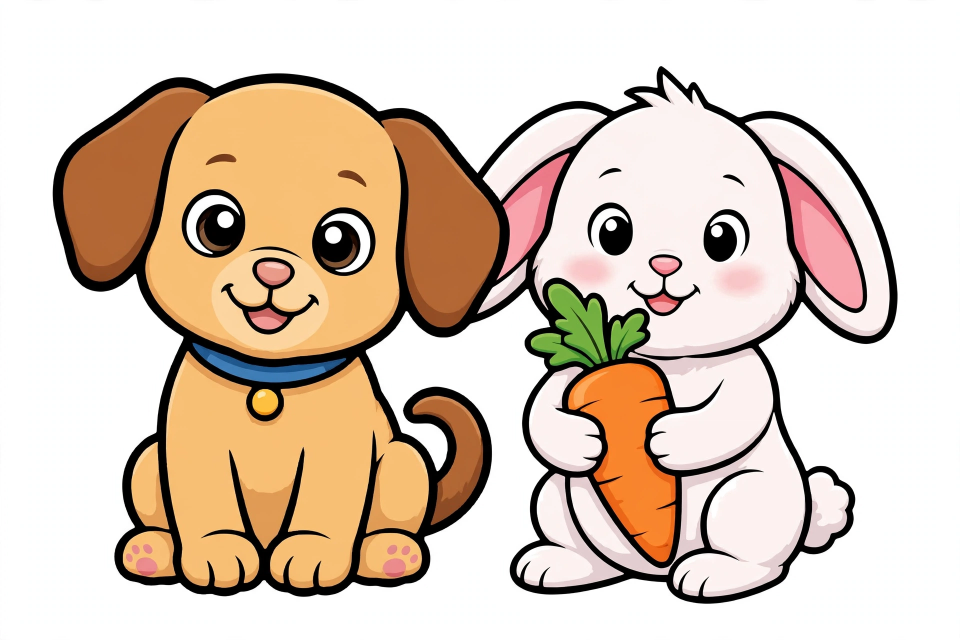
#> input picture gen/media-generation-cart-baby-raw-0-f491e90d-69c1-4bcf-88f2-6c7f790e47f4.png, 1920 x 1280 px (shown at 1/2 size)
$ python -i process-halloween-art.py   (imports and definitions only)
#> lines starting #> are read from the running program, lines starting #| are printed output that depends on the picture; after the words box and inside, x2 and y2 are one past the last pixel; in counts of white or black regions, pixels touching at a corner belong together
#!/usr/bin/env python3
"""Process Halloween generations in gen/ into production assets:
- pages: threshold to pure B/W, contain-fit 1024x1024 white RGB + 384 thumbs
  (mirrors normalize.py, without MaxFilter so detail lines survive)
- cart: white border flood-fill knockout -> 980x680 RGBA canvas, bottom-anchored
  (mirrors process-premium-art.py)
"""
import os, glob, sys
from collections import deque
from PIL import Image, ImageFilter, ImageOps

ROOT = os.path.expanduser("~/workspace/kids-coloring-app")
GEN = os.path.join(ROOT, "gen")
PAGES = os.path.join(ROOT, "assets", "pages", "halloween")

PAGES_LIST = ["pumpkin", "ghost", "witch", "blackcat", "candybucket",
              "hauntedhouse", "bat", "owl", "mummy", "trickortreat"]


# [5 lines left out: function gen_file, not called in this run]


def contain_fit(im, size):
    im = im.convert("RGB")
    im.thumbnail((size, size), Image.LANCZOS)
    canvas = Image.new("RGB", (size, size), "white")
    canvas.paste(im, ((size - im.width) // 2, (size - im.height) // 2))
    return canvas


def process_page(src, dst):
    # resize in grayscale FIRST, then threshold, then paste unscaled onto the
    # white canvas — keeps full-size pages pure B/W like the existing themes
#> called with dst = 'out.png'
    im = Image.open(src).convert("L")
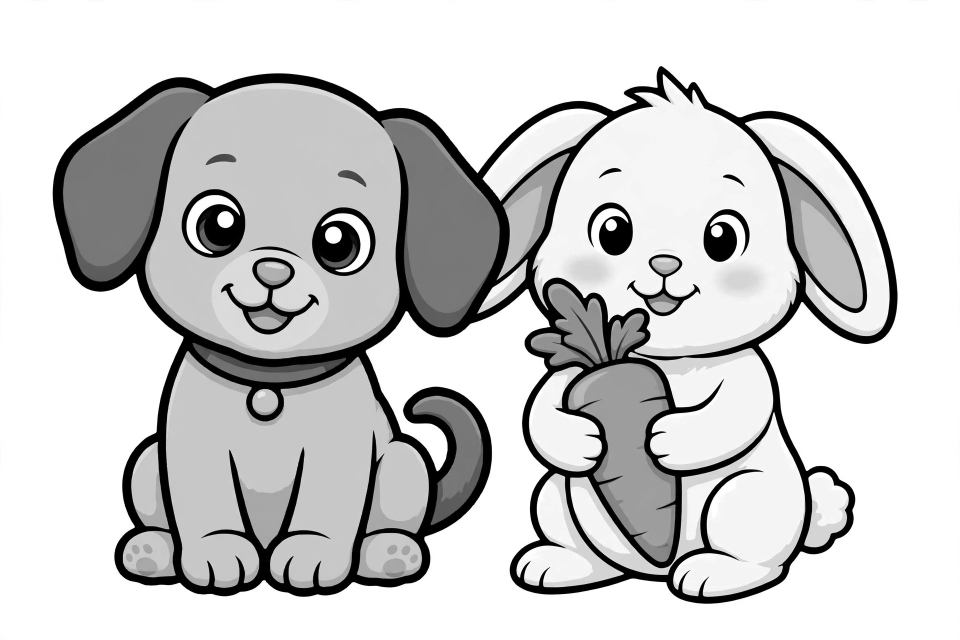
#> im: PIL image 1920x1280 L (shown at 1/2 size); min 0, max 255, mean 203.7
    im.thumbnail((1024, 1024), Image.LANCZOS)
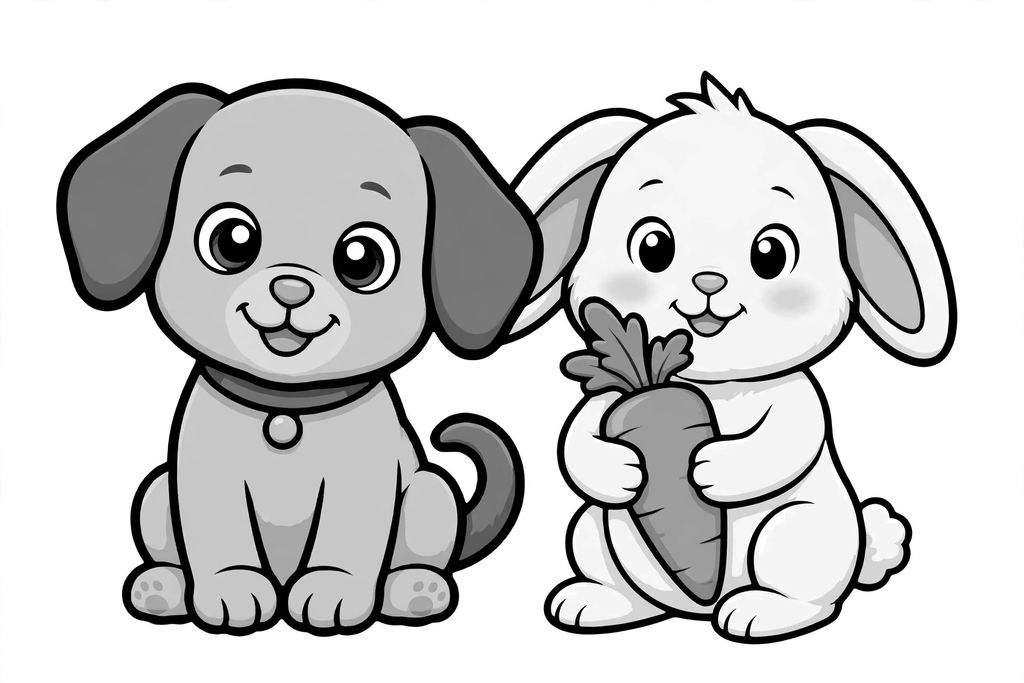
#> im: PIL image 1024x683 L; min 0, max 255, mean 203.8
    im = im.point(lambda v: 0 if v < 180 else 255, mode="1").convert("L")
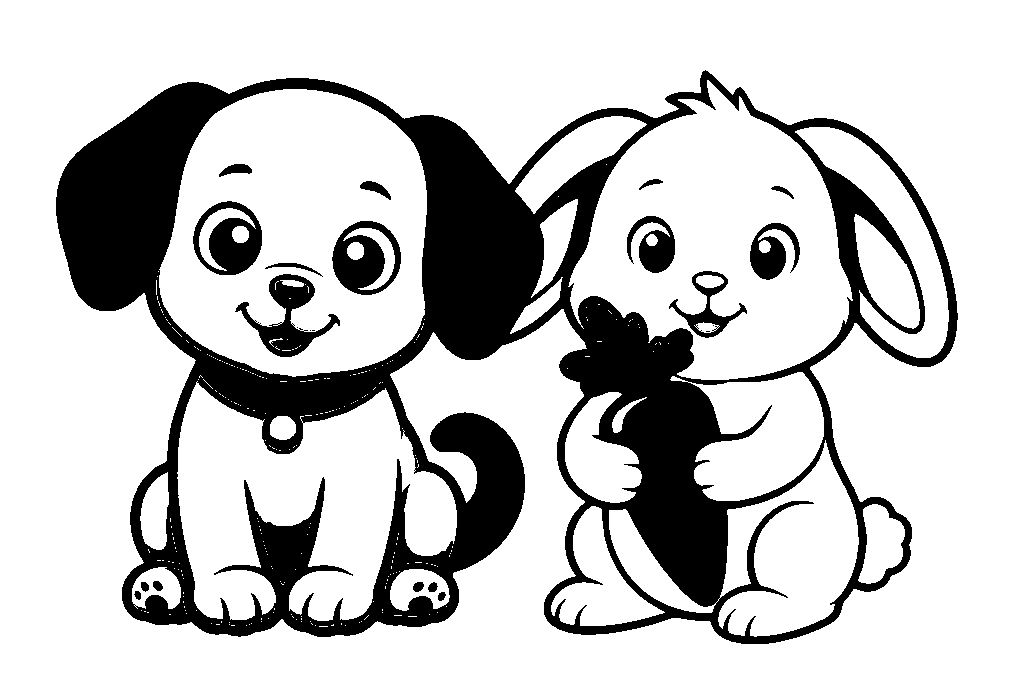
#> im: PIL image 1024x683 L; 77.9% white; 23 black regions (5 under 20 px), largest, box (x1, y1, x2, y2) and area: (56, 70, 958, 644) 140562, (235, 274, 340, 357) 2883, (332, 221, 401, 295) 2853
    canvas = Image.new("L", (1024, 1024), 255)
#> canvas: PIL image 1024x1024 L; every value is 255
    canvas.paste(im, ((1024 - im.width) // 2, (1024 - im.height) // 2))
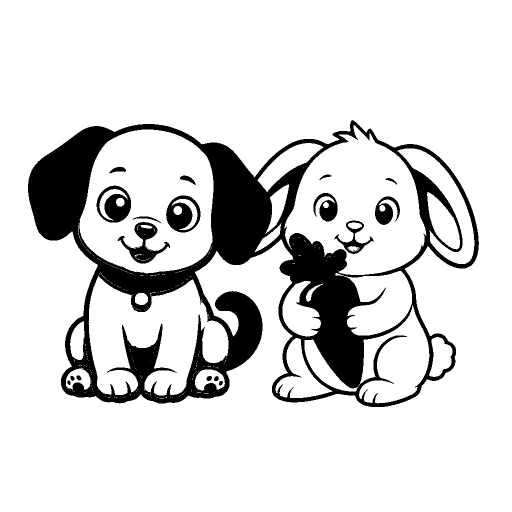
#> canvas: PIL image 1024x1024 L (shown at 1/2 size); 85.2% white; 23 black regions (5 under 20 px), largest, box (x1, y1, x2, y2) and area: (56, 240, 958, 814) 140562, (235, 444, 340, 527) 2883, (332, 391, 401, 465) 2853
    im = canvas.convert("RGB")
    im.save(dst, optimize=True)
    thumb = contain_fit(im, 384)
#> in contain_fit, `im.thumbnail((size, size), Image.LANCZOS)`:
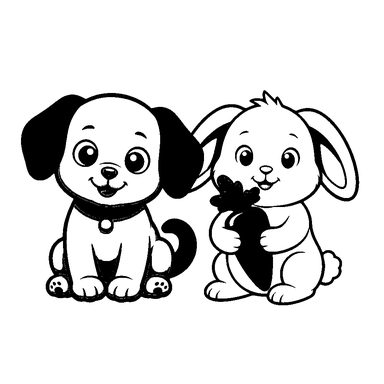
#> im: PIL image 384x384 RGB; min 0, max 255, mean 217.3
#> in contain_fit, `canvas = Image.new("RGB", (size, size), "white")`: canvas: PIL image 384x384 RGB; every value is 255
    base = dst[:-4] + "-thumb.png"
    thumb.save(base, optimize=True)
    print(os.path.relpath(dst, ROOT), os.path.relpath(base, ROOT))


WHITE = 242


# [71 lines left out: functions knockout, content_crop, process_cart, main, not called in this run]


# [2 lines not run here, left out]

>>> result = process_page('../gen/media-generation-cart-baby-raw-0-f491e90d-69c1-4bcf-88f2-6c7f790e47f4.png', 'out.png')

$ run again, on gen/media-generation-hw-detail-candybucket-0-8c61da5d-3102-47b8-a2b1-6ca6467de67b.png
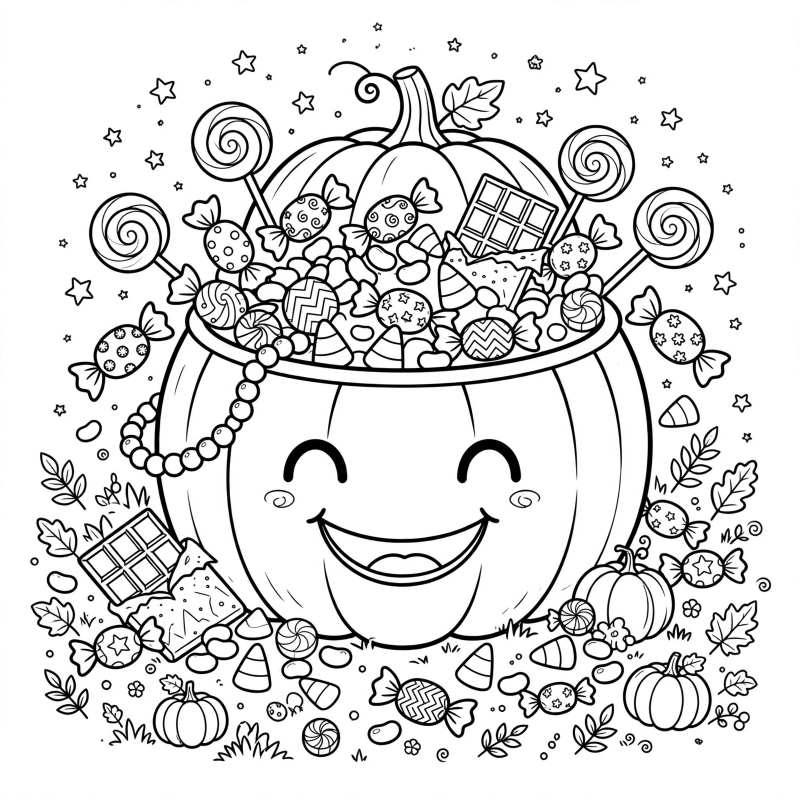
#> input picture gen/media-generation-hw-detail-candybucket-0-8c61da5d-3102-47b8-a2b1-6ca6467de67b.png, 1600 x 1600 px (shown at 1/2 size)
#> in process_page, `im = im.point(lambda v: 0 if v < 180 else 255, mode="1").convert("L")`:
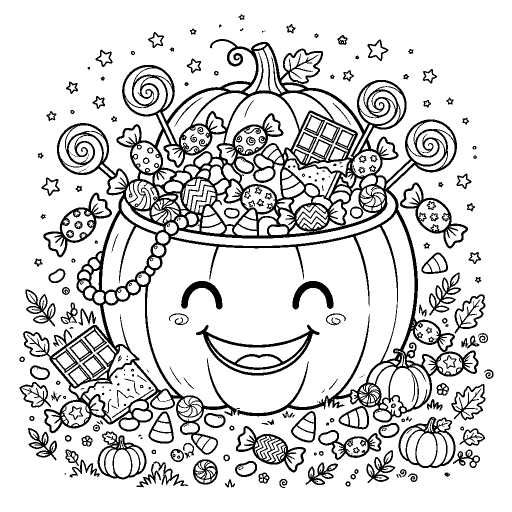
#> im: PIL image 1024x1024 L (shown at 1/2 size); 84.7% white; 246 black regions (57 under 20 px), largest, box (x1, y1, x2, y2) and area: (46, 78, 957, 910) 98500, (392, 649, 639, 751) 4681, (472, 852, 612, 945) 3039
#> in contain_fit, `im.thumbnail((size, size), Image.LANCZOS)`:
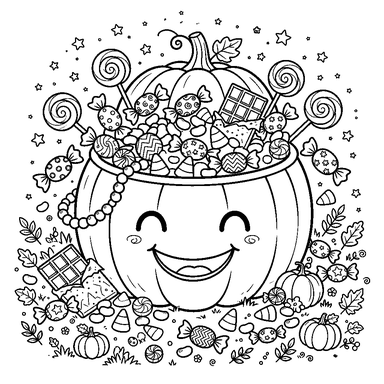
#> im: PIL image 384x384 RGB; min 0, max 255, mean 215.1

$ run again, on gen/media-generation-hw-detail-ghost-0-8864ffcb-50b0-45f5-8f02-cefd91afa17e.png
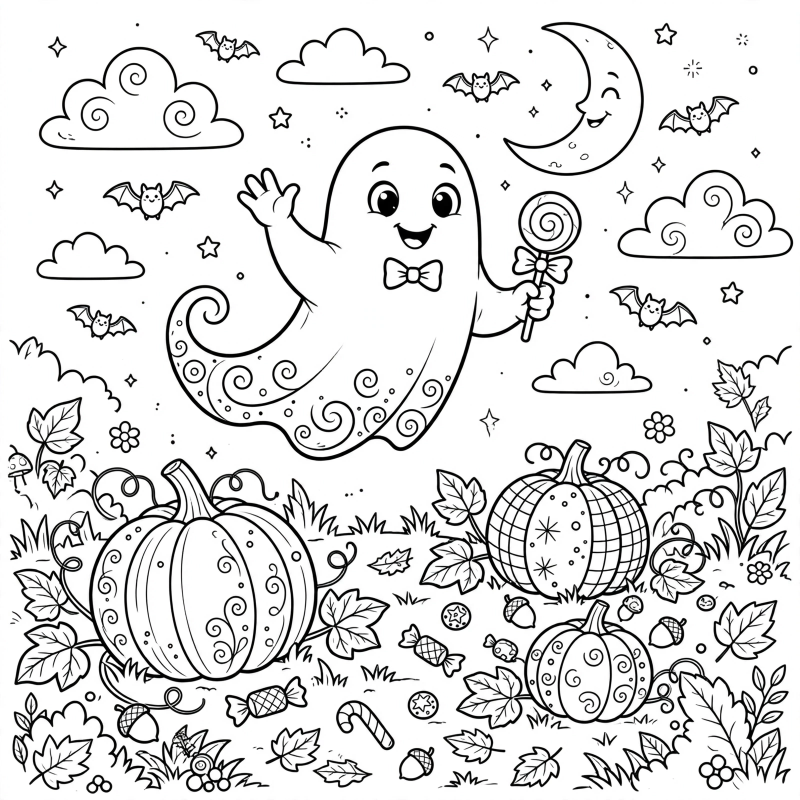
#> input picture gen/media-generation-hw-detail-ghost-0-8864ffcb-50b0-45f5-8f02-cefd91afa17e.png, 1600 x 1600 px (shown at 1/2 size)
#> in process_page, `im = im.point(lambda v: 0 if v < 180 else 255, mode="1").convert("L")`:
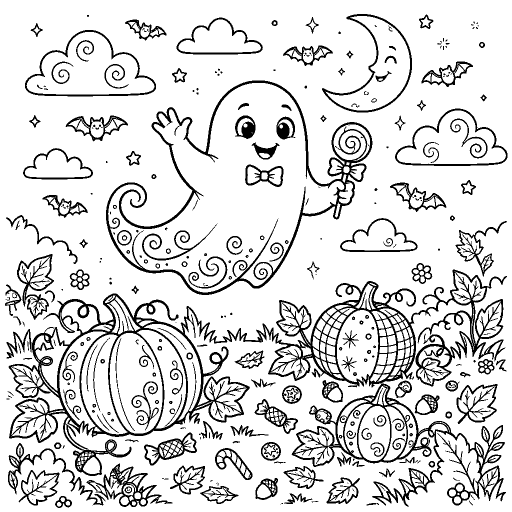
#> im: PIL image 1024x1024 L (shown at 1/2 size); 85.2% white; 327 black regions (123 under 20 px), largest, box (x1, y1, x2, y2) and area: (17, 539, 1014, 1013) 63549, (212, 161, 745, 590) 15773, (173, 927, 345, 1014) 3321
#> in contain_fit, `im.thumbnail((size, size), Image.LANCZOS)`:
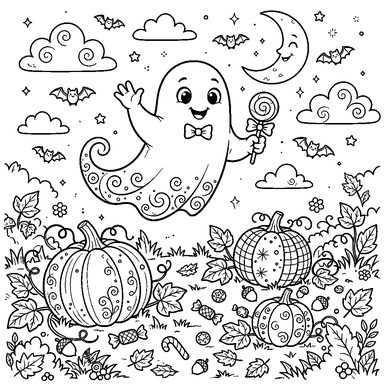
#> im: PIL image 384x384 RGB; min 0, max 255, mean 215.9

$ run again, on gen/media-generation-hw-detail-pumpkin-0-de32b612-9fcb-40b2-b21a-b5f0126f88e3.png
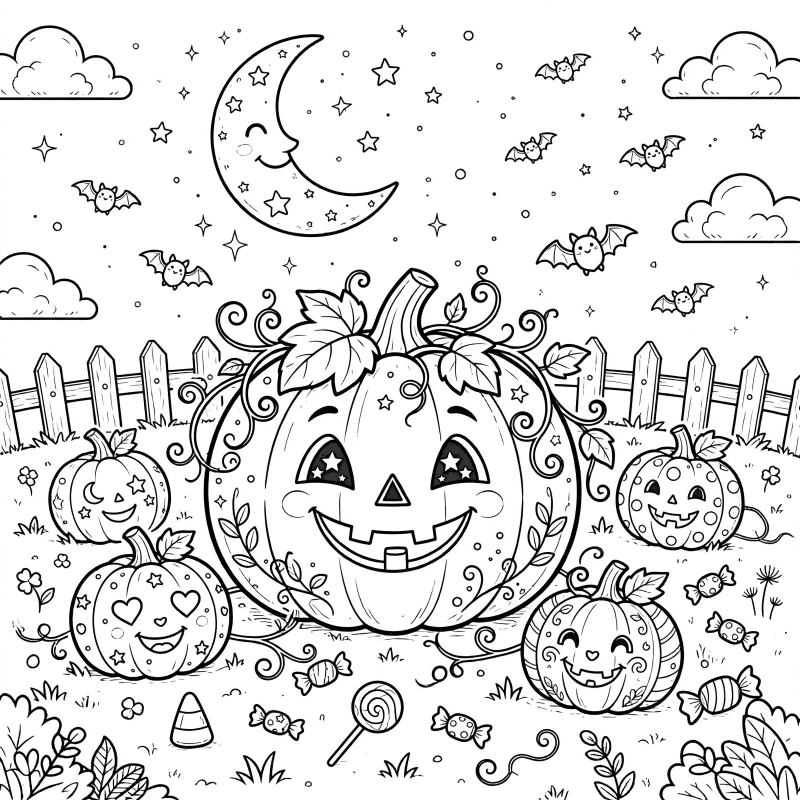
#> input picture gen/media-generation-hw-detail-pumpkin-0-de32b612-9fcb-40b2-b21a-b5f0126f88e3.png, 1600 x 1600 px (shown at 1/2 size)
#> in process_page, `im = im.point(lambda v: 0 if v < 180 else 255, mode="1").convert("L")`:
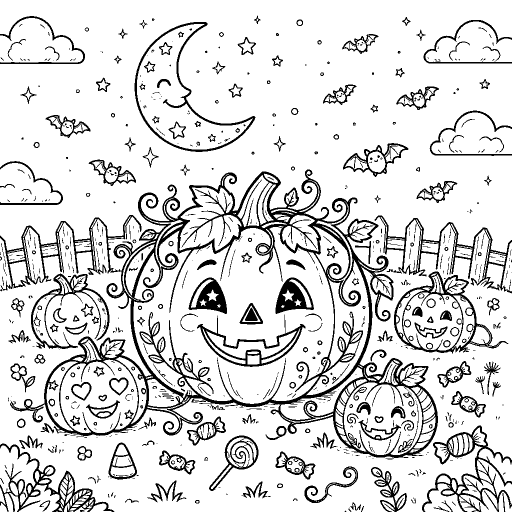
#> im: PIL image 1024x1024 L (shown at 1/2 size); 85.2% white; 708 black regions (400 under 20 px), largest, box (x1, y1, x2, y2) and area: (0, 339, 876, 916) 61729, (844, 851, 1024, 1024) 6006, (749, 431, 1024, 587) 5570
#> in contain_fit, `im.thumbnail((size, size), Image.LANCZOS)`:
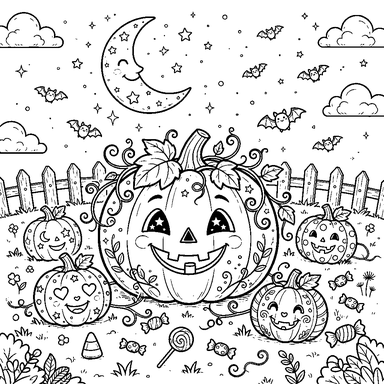
#> im: PIL image 384x384 RGB; min 0, max 255, mean 215.7
